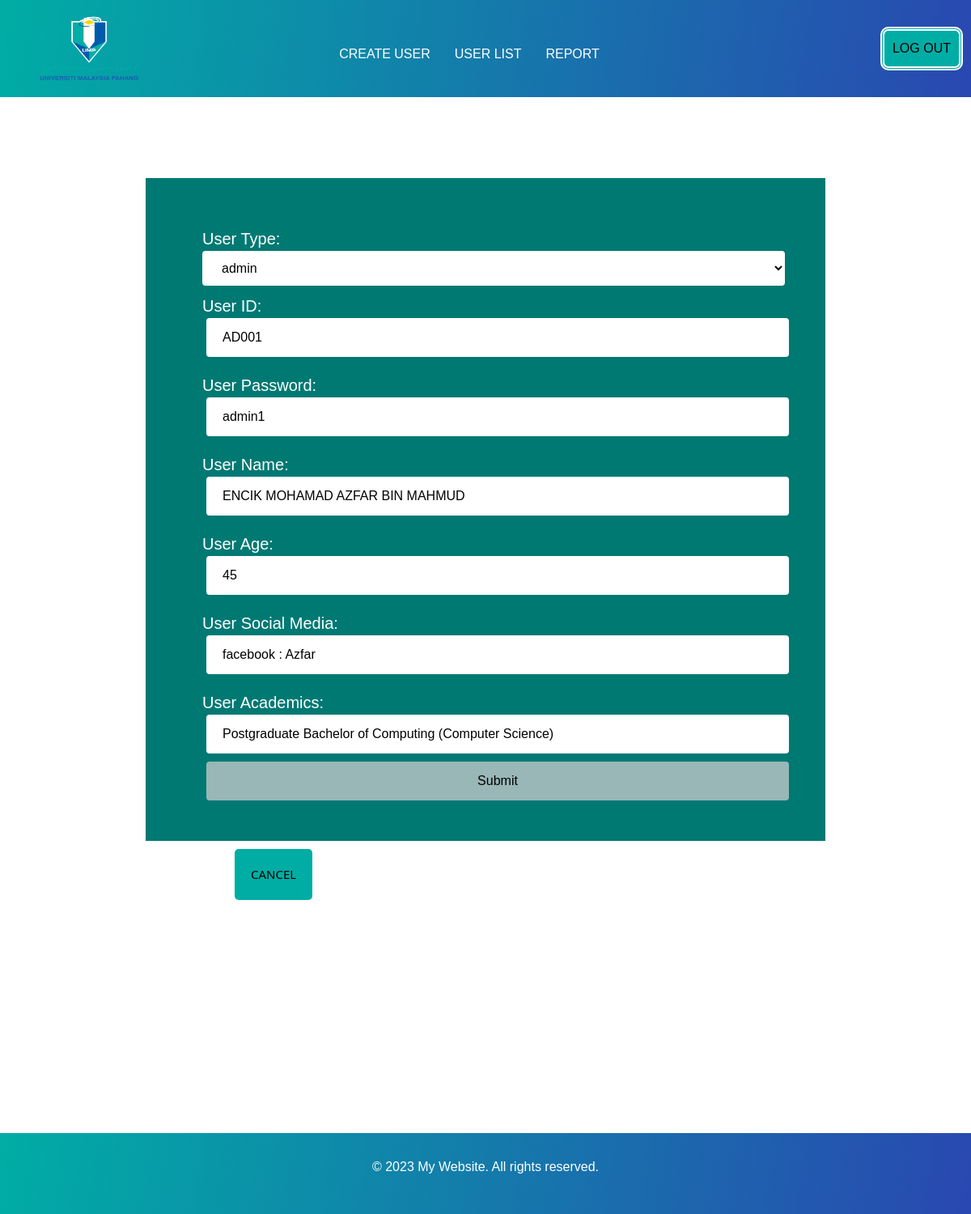
/Module1/interfaces/updateUser.php?id=AD001, run on the app's committed database.
### tables this page shows
CREATE TABLE `alluser` (
  `userID` varchar(50) NOT NULL,
  `userPass` varchar(50) NOT NULL,
  `userType` varchar(50) NOT NULL,
  `userName` varchar(200) NOT NULL,
  `userAge` int(11) NOT NULL,
  `userSocialMedia` varchar(200) NOT NULL,
  `userAcademic` varchar(200) NOT NULL
);

### Module1/interfaces/updateUser.php (the view, shortened to what this page needs)
<?php
$link = mysqli_connect("localhost", "root") or die(mysqli_connect_error());
mysqli_select_db($link, "fk_edusearch_db") or die(mysqli_error());
$id = $_GET["id"];
?>
    <head>
        <link rel="stylesheet" href="..\stylesheet\updateUserStyle.css">
        <link rel="stylesheet" href="Asset\font-awesome-4.7.0\font-awesome-4.7.0\css\font-awesome.min.css">
        <?php include '../layout.php'?>
    </head>
    <body>
    <?php
    $sql = "select * from alluser where userID='$id' LIMIT 1";
    $result = mysqli_query($link, $sql);
    $row = mysqli_fetch_assoc($result);
    ?>
    <div class="toolbarThing">
        <form action="" method="post">
            <label>User Type:</label>
            <select name="userType">
                <option value="<?php echo $row['userType'] ?>"> <?php echo $row['userType']?> </option>
            </select>
            <label>User ID:</label>
            <input type="text" name="userID" value="<?php echo $row['userID'] ?>" required>
            <label>User Password:</label>
            <input type="text" name="userPass" value="<?php echo $row['userPass'] ?>" required>
            <label>User Name:</label>
            <input type="text" name="userName" value="<?php echo $row['userName'] ?>" required>
            <label>User Age:</label>
            <input type="text" name="userAge" value="<?php echo $row['userAge'] ?>" required>
            <label>User Social Media:</label>
            <input type="text" name="userSocialMedia" value="<?php echo $row['userSocialMedia'] ?>" required>
            <label>User Academics:</label>
            <input type="text" name="userAcademic" value="<?php echo $row['userAcademic'] ?>" required>
            <input type="submit" name="submit">
        </form>
    </div>
    <button class="back" onclick="location='adminUserList.php'">CANCEL</button>

### Module1/stylesheet/updateUserStyle.css (style rules this page uses)
* { margin: 0; font-family: sans-serif; }
.toolbarThing { background-color: #007973; width: 70%; margin-top: 100px; margin-left: auto; margin-right: auto; padding: 50px; }
form { background-color: #007973; align-self: center; display: block; margin-left: 20px; }
input[type=text], select { width: 100%; background-color:#ffffff; border-radius: 4px; border: 1px; padding: 12px 20px; margin-bottom: 10px; }
input[type=text], option { width: 100%; background-color:#ffffff; border-radius: 4px; border: 1px; padding: 12px 20px; margin-left: 5px; margin-bottom: 10px; }
input[type=submit] { width: 100%; background-color:#98b7b6; border-radius: 4px; border: 1px; padding: 12px 20px; margin-left: 5px; margin-right: 5px; }
.back { background-color: #00ada5; border: 0px; border-radius: 5px; padding: 20px; font-size: 15px; cursor: pointer; position: relative; left: 290px; top: 10px; }
label { margin-top: 10px; font-size: 20px; color: #ffffff; }

### Module1/layout.php (style rules this page uses)
* { margin: 0; padding: 0; }
body { margin-bottom: 100px; height: auto; min-height: 1500px; }

### data on the page
alluser: userType "admin", userID "AD001", userPass "admin1", userName "ENCIK MOHAMAD AZFAR BIN MAHMUD", userAge "45", userSocialMedia "facebook : Azfar", userAcademic "Postgraduate Bachelor of Computing (Computer Science)"
